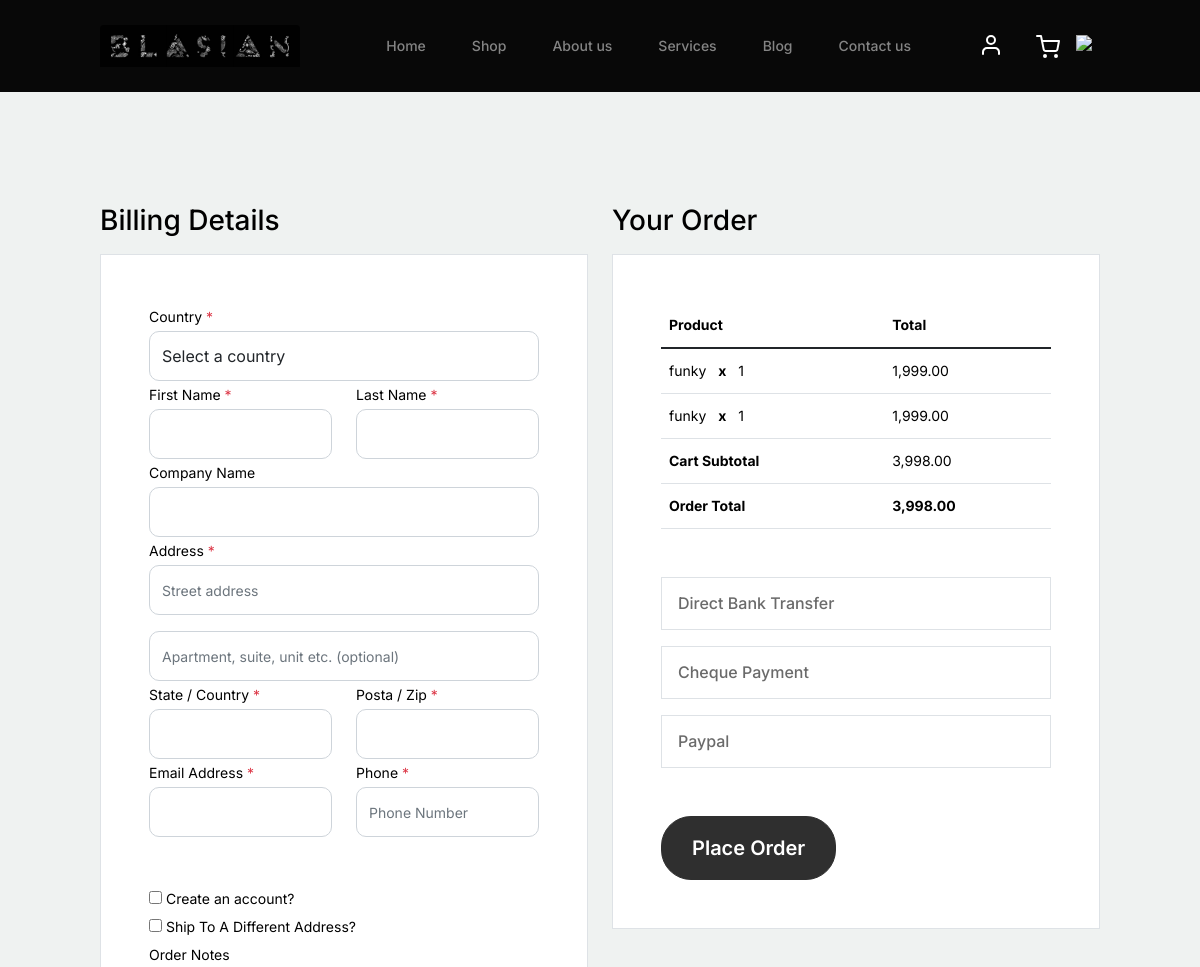
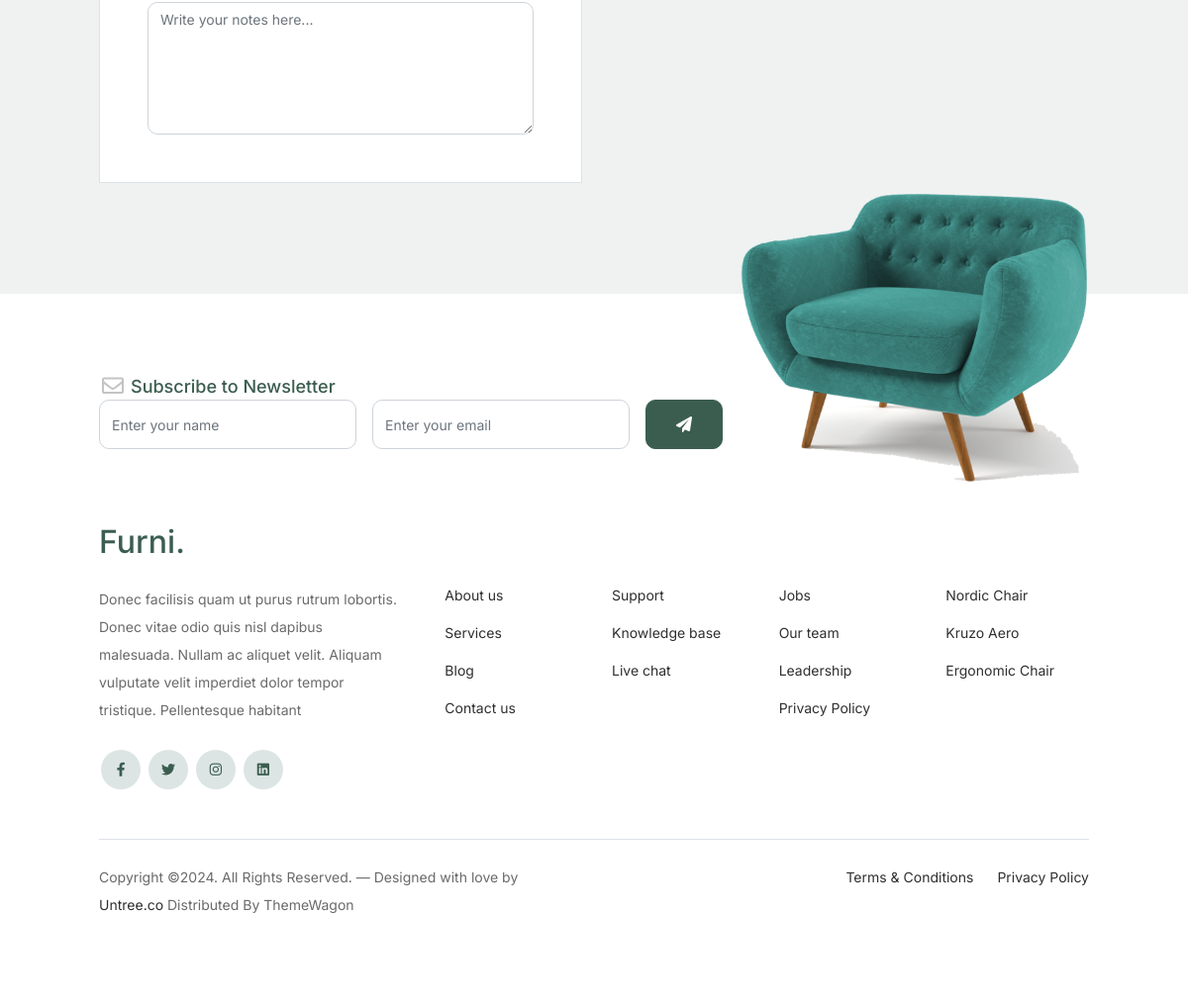
The page /checkout.php on the database its author committed (2 pictures, top to bottom).
### tables this page shows
CREATE TABLE `product_second` (
  `id` int(11) NOT NULL,
  `name` varchar(50) NOT NULL,
  `descrip` varchar(100) NOT NULL,
  `mrp` double NOT NULL,
  `sp` double NOT NULL,
  `image` varchar(100) NOT NULL,
  `quantity` int(11) NOT NULL DEFAULT 1
);

### checkout.php (the view, shortened to what this page needs)
<?php
require_once 'db_config.php';
?>
<!doctype html>
<html lang="en">
<head>
		<link href="css/bootstrap.min.css" rel="stylesheet">
		<link href="https://cdnjs.cloudflare.com/ajax/libs/font-awesome/6.0.0-beta3/css/all.min.css" rel="stylesheet">
		<link href="css/tiny-slider.css" rel="stylesheet">
		<link href="css/style.css" rel="stylesheet">
		<link rel="stylesheet" href="https://unpkg.com/tailwindcss@^1.0/dist/tailwind.min.css">
	</head>
	<body>
		<nav class="custom-navbar navbar navbar navbar-expand-md navbar-dark bg-dark" arial-label="Furni navigation bar">
			<div class="container">
				<a class="navbar-brand" href="index.html"><img src="blasian_namelog.jpg" height="80" width="200" class="img-fluid rounded-top" alt=""></a>
				<div class="collapse navbar-collapse" id="navbarsFurni">
					<ul class="custom-navbar-nav navbar-nav ms-auto mb-2 mb-md-0">
						<li >
							<a class="nav-link" href="index.html">Home</a>
						</li>
						<li ><a class="nav-link" href="shop.php">Shop</a></li>
						<li ><a class="nav-link" href="about.html">About us</a></li>
						<li><a class="nav-link" href="services.html">Services</a></li>
						<li><a class="nav-link" href="blog.html">Blog</a></li>
						<li><a class="nav-link" href="contact.html">Contact us</a></li>
					</ul>
					<ul class="custom-navbar-cta navbar-nav mb-2 mb-md-0 ms-5">
						<li><a class="nav-link" href="login.html"><img src="images/user.svg"></a></li>
						<li><a class="nav-link" href="cart.php"><img src="images/cart.svg"></a></li>
						<li><a class="nav-link" href="logout.php"><img src="bimg/logout.svg"></a></li>
					</ul>
				</div>
			</div>
		</nav>
		<div class="untree_co-section">
		    <div class="container">
		      <div class="row">
		        <div class="col-md-6 mb-5 mb-md-0">
		          <h2 class="h3 mb-3 text-black">Billing Details</h2>
		          <div class="p-3 p-lg-5 border bg-white">
		            <div class="form-group">
		              <label for="c_country" class="text-black">Country <span class="text-danger">*</span></label>
		              <select id="c_country" class="form-control">
		                <option value="1">Select a country</option>
		              </select>
		            </div>
		            <div class="form-group row">
		              <div class="col-md-6">
		                <label for="c_fname" class="text-black">First Name <span class="text-danger">*</span></label>
		                <input type="text" class="form-control" id="c_fname" name="c_fname">
		              </div>
		              <div class="col-md-6">
		                <label for="c_lname" class="text-black">Last Name <span class="text-danger">*</span></label>
		                <input type="text" class="form-control" id="c_lname" name="c_lname">
		              </div>
		            </div>
		            <div class="form-group row">
		              <div class="col-md-12">
		                <label for="c_companyname" class="text-black">Company Name </label>
		                <input type="text" class="form-control" id="c_companyname" name="c_companyname">
		              </div>
		            </div>
		            <div class="form-group row">
		              <div class="col-md-12">
		                <label for="c_address" class="text-black">Address <span class="text-danger">*</span></label>
		                <input type="text" class="form-control" id="c_address" name="c_address" placeholder="Street address">
		              </div>
		            </div>
		            <div class="form-group mt-3">
		              <input type="text" class="form-control" placeholder="Apartment, suite, unit etc. (optional)">
		            </div>
		            <div class="form-group row">
		              <div class="col-md-6">
		                <label for="c_state_country" class="text-black">State / Country <span class="text-danger">*</span></label>
		                <input type="text" class="form-control" id="c_state_country" name="c_state_country">
		              </div>
		              <div class="col-md-6">
		                <label for="c_postal_zip" class="text-black">Posta / Zip <span class="text-danger">*</span></label>
		                <input type="text" class="form-control" id="c_postal_zip" name="c_postal_zip">
		              </div>
		            </div>
		            <div class="form-group row mb-5">
		              <div class="col-md-6">
		                <label for="c_email_address" class="text-black">Email Address <span class="text-danger">*</span></label>
		                <input type="text" class="form-control" id="c_email_address" name="c_email_address">
		              </div>
		              <div class="col-md-6">
		                <label for="c_phone" class="text-black">Phone <span class="text-danger">*</span></label>
		                <input type="text" class="form-control" id="c_phone" name="c_phone" placeholder="Phone Number">
		              </div>
		            </div>
		            <div class="form-group">
		              <label for="c_create_account" class="text-black" data-bs-toggle="collapse" href="#create_an_account" role="button" aria-expanded="false" aria-controls="create_an_account"><input type="checkbox" value="1" id="c_create_account"> Create an account?</label>
		            </div>
		            <div class="form-group">
		              <label for="c_ship_different_address" class="text-black" data-bs-toggle="collapse" href="#ship_different_address" role="button" aria-expanded="false" aria-controls="ship_different_address"><input type="checkbox" value="1" id="c_ship_different_address"> Ship To A Different Address?</label>
		            </div>
		            <div class="form-group">
		              <label for="c_order_notes" class="text-black">Order Notes</label>
		              <textarea name="c_order_notes" id="c_order_notes" cols="30" rows="5" class="form-control" placeholder="Write your notes here..."></textarea>
		            </div>
		          </div>
		        </div>
		        <div class="col-md-6">
		          <div class="row mb-5">
		            <div class="col-md-12">
		              <h2 class="h3 mb-3 text-black">Your Order</h2>
		              <div class="p-3 p-lg-5 border bg-white">
		                <table class="table site-block-order-table mb-5">
		                  <thead>
		                    <th>Product</th>
		                    <th>Total</th>
		                  </thead>
		                  <tbody>
						  <?php
           $query = "SELECT * FROM `product_second` ORDER BY id ";
           $result = mysqli_query($conn,$query);
           $total = 0;
           if(mysqli_num_rows($result)>0){
                while ($row = mysqli_fetch_assoc($result)) {
                   ?>
		                    <tr>
		                      <td><?php echo $row["name"];?> <strong class="mx-2">x</strong> <?php echo $row["quantity"];?></td>
		                      <td><?php echo number_format($row ["quantity"]*$row["sp"],2);?></td>
		                    </tr>
							<?php
							$total += ($row ["quantity"]*$row["sp"]);
				}
			}?>
		                    <tr>
		                      <td class="text-black font-weight-bold"><strong>Cart Subtotal</strong></td>
		                      <td class="text-black"><?php echo number_format($total,2);  ?></td>
		                    </tr>
		                    <tr>
		                      <td class="text-black font-weight-bold"><strong>Order Total</strong></td>
		                      <td class="text-black font-weight-bold"><strong><?php echo number_format($total,2);  ?></strong></td>
		                    </tr>
		                  </tbody>
		                </table>
		                <div class="border p-3 mb-3">
		                  <h3 class="h6 mb-0"><a class="d-block" data-bs-toggle="collapse" href="#collapsebank" role="button" aria-expanded="false" aria-controls="collapsebank">Direct Bank Transfer</a></h3>
		                </div>
		                <div class="border p-3 mb-3">
		                  <h3 class="h6 mb-0"><a class="d-block" data-bs-toggle="collapse" href="#collapsecheque" role="button" aria-expanded="false" aria-controls="collapsecheque">Cheque Payment</a></h3>
		                </div>
		                <div class="border p-3 mb-5">
		                  <h3 class="h6 mb-0"><a class="d-block" data-bs-toggle="collapse" href="#collapsepaypal" role="button" aria-expanded="false" aria-controls="collapsepaypal">Paypal</a></h3>
		                </div>
		                <div class="form-group">
		                  <button class="btn btn-black btn-lg py-3 btn-block" onclick="window.location='thankyou.html'">Place Order</button>
		                </div>
		              </div>
		            </div>
		          </div>
		        </div>
		      </div>
		    </div>
		  </div>
		<footer class="footer-section">
			<div class="container relative">
				<div class="sofa-img">
					<img src="images/sofa.png" alt="Image" class="img-fluid">
				</div>
				<div class="row">
					<div class="col-lg-8">
						<div class="subscription-form">
							<h3 class="d-flex align-items-center"><span class="me-1"><img src="images/envelope-outline.svg" alt="Image" class="img-fluid"></span><span>Subscribe to Newsletter</span></h3>
							<form action="#" class="row g-3">
								<div class="col-auto">
									<input type="text" class="form-control" placeholder="Enter your name">
								</div>
								<div class="col-auto">
									<input type="email" class="form-control" placeholder="Enter your email">
								</div>
								<div class="col-auto">
									<button class="btn btn-primary">
										<span class="fa fa-paper-plane"></span>
									</button>
								</div>
							</form>
						</div>
					</div>
				</div>
				<div class="row g-5 mb-5">
					<div class="col-lg-4">
						<div class="mb-4 footer-logo-wrap"><a href="#" class="footer-logo">Furni<span>.</span></a></div>
						<p class="mb-4">Donec facilisis quam ut purus rutrum lobortis. Donec vitae odio quis nisl dapibus malesuada. Nullam ac aliquet velit. Aliquam vulputate velit imperdiet dolor tempor tristique. Pellentesque habitant</p>
						<ul class="list-unstyled custom-social">
							<li><a href="#"><span class="fa fa-brands fa-facebook-f"></span></a></li>
							<li><a href="#"><span class="fa fa-brands fa-twitter"></span></a></li>
							<li><a href="#"><span class="fa fa-brands fa-instagram"></span></a></li>
							<li><a href="#"><span class="fa fa-brands fa-linkedin"></span></a></li>
						</ul>
					</div>
					<div class="col-lg-8">
						<div class="row links-wrap">
							<div class="col-6 col-sm-6 col-md-3">
								<ul class="list-unstyled">
									<li><a href="#">About us</a></li>
									<li><a href="#">Services</a></li>
									<li><a href="#">Blog</a></li>
									<li><a href="#">Contact us</a></li>
								</ul>
							</div>
							<div class="col-6 col-sm-6 col-md-3">
								<ul class="list-unstyled">
									<li><a href="#">Support</a></li>
									<li><a href="#">Knowledge base</a></li>
									<li><a href="#">Live chat</a></li>
								</ul>
							</div>
							<div class="col-6 col-sm-6 col-md-3">
								<ul class="list-unstyled">
									<li><a href="#">Jobs</a></li>
									<li><a href="#">Our team</a></li>
									<li><a href="#">Leadership</a></li>
									<li><a href="#">Privacy Policy</a></li>
								</ul>
							</div>
							<div class="col-6 col-sm-6 col-md-3">
								<ul class="list-unstyled">
									<li><a href="#">Nordic Chair</a></li>
									<li><a href="#">Kruzo Aero</a></li>
									<li><a href="#">Ergonomic Chair</a></li>
								</ul>
							</div>
						</div>
					</div>
				</div>
				<div class="border-top copyright">
					<div class="row pt-4">
						<div class="col-lg-6">
							<p class="mb-2 text-center text-lg-start">Copyright &copy;. All Rights Reserved. &mdash; Designed with love by <a href="https://untree.co">Untree.co</a> Distributed By <a hreff="https://themewagon.com">ThemeWagon</a>
            </p>
						</div>
						<div class="col-lg-6 text-center text-lg-end">
							<ul class="list-unstyled d-inline-flex ms-auto">
								<li class="me-4"><a href="#">Terms &amp; Conditions</a></li>
								<li><a href="#">Privacy Policy</a></li>
							</ul>
						</div>
					</div>
				</div>
			</div>
		</footer>
	</body>
</html>

### css/style.css (style rules this page uses)
body { overflow-x: hidden; position: relative; }
body { font-family: "Inter", sans-serif; font-weight: 400; line-height: 28px; color: #6a6a6a; font-size: 14px; background-color: #eff2f1; }
a { text-decoration: none; -webkit-transition: .3s all ease; -o-transition: .3s all ease; transition: .3s all ease; color: #2f2f2f; text-decoration: underline; }
.custom-navbar { background: #080808 !important; padding-top: 20px; padding-bottom: 20px; }
.custom-navbar .navbar-brand { font-size: 32px; font-weight: 600; }
@media (min-width: 992px) { .custom-navbar .custom-navbar-nav li { margin-left: 15px; margin-right: 15px; } }
.custom-navbar .custom-navbar-nav li a { font-weight: 500; color: #ffffff !important; opacity: .5; -webkit-transition: .3s all ease; -o-transition: .3s all ease; transition: .3s all ease; position: relative; }
@media (min-width: 768px) { .custom-navbar .custom-navbar-nav li a:before { content: ""; position: absolute; bottom: 0; left: 8px; right: 8px; background: #f9bf29; height: 5px; opacity: 1; visibility: visible; width: 0; -webkit-transition: .15s all ease-out; -o-transition: .15s all ease-out; transition: .15s all ease-out; } }
.custom-navbar .custom-navbar-cta { margin-left: 0 !important; -webkit-box-orient: horizontal; -webkit-box-direction: normal; -ms-flex-direction: row; flex-direction: row; }
@media (min-width: 768px) { .custom-navbar .custom-navbar-cta { margin-left: 40px !important; } }
.custom-navbar .custom-navbar-cta li { margin-left: 0px; margin-right: 0px; }
.custom-navbar .custom-navbar-cta li:first-child { margin-right: 20px; }
.btn { font-weight: 600; padding: 12px 30px; border-radius: 30px; color: #ffffff; background: #2f2f2f; border-color: #2f2f2f; }
.btn.btn-primary { background: #3b5d50; border-color: #3b5d50; }
.footer-section { padding: 80px 0; background: #ffffff; }
.footer-section .relative { position: relative; }
.footer-section a { text-decoration: none; color: #2f2f2f; -webkit-transition: .3s all ease; -o-transition: .3s all ease; transition: .3s all ease; }
.footer-section .subscription-form { margin-bottom: 40px; position: relative; z-index: 2; margin-top: 100px; }
@media (min-width: 992px) { .footer-section .subscription-form { margin-top: 0px; margin-bottom: 80px; } }
.footer-section .subscription-form h3 { font-size: 18px; font-weight: 500; color: #3b5d50; }
.footer-section .subscription-form .form-control { height: 50px; border-radius: 10px; font-family: "Inter", sans-serif; }
.footer-section .subscription-form .btn { border-radius: 10px !important; }
.footer-section .sofa-img { position: absolute; top: -200px; z-index: 1; right: 0; }
.footer-section .sofa-img img { max-width: 380px; }
.footer-section .links-wrap { margin-top: 0px; }
@media (min-width: 992px) { .footer-section .links-wrap { margin-top: 54px; } }
.footer-section .links-wrap ul li { margin-bottom: 10px; }
.footer-section .footer-logo-wrap .footer-logo { font-size: 32px; font-weight: 500; text-decoration: none; color: #3b5d50; }
.footer-section .custom-social li { margin: 2px; display: inline-block; }
.footer-section .custom-social li a { width: 40px; height: 40px; text-align: center; line-height: 40px; display: inline-block; background: #dce5e4; color: #3b5d50; border-radius: 50%; }
.footer-section .border-top { border-color: #dce5e4; }
.footer-section .border-top.copyright { font-size: 14px !important; }
.untree_co-section { padding: 7rem 0; }
.form-control { height: 50px; border-radius: 10px; font-family: "Inter", sans-serif; }
textarea { height: auto !important; }
.site-block-order-table th { border-top: none !important; border-bottom-width: 1px !important; }
.site-block-order-table td, .site-block-order-table th { color: #000000; }

### rows shown on the page
product_second: name "funky", quantity "1", $row ["quantity"]*$row["sp"] "1,999.00"
product_second: name "funky", quantity "1", $row ["quantity"]*$row["sp"] "1,999.00"

### other values the page prints
$total "3,998.00"
